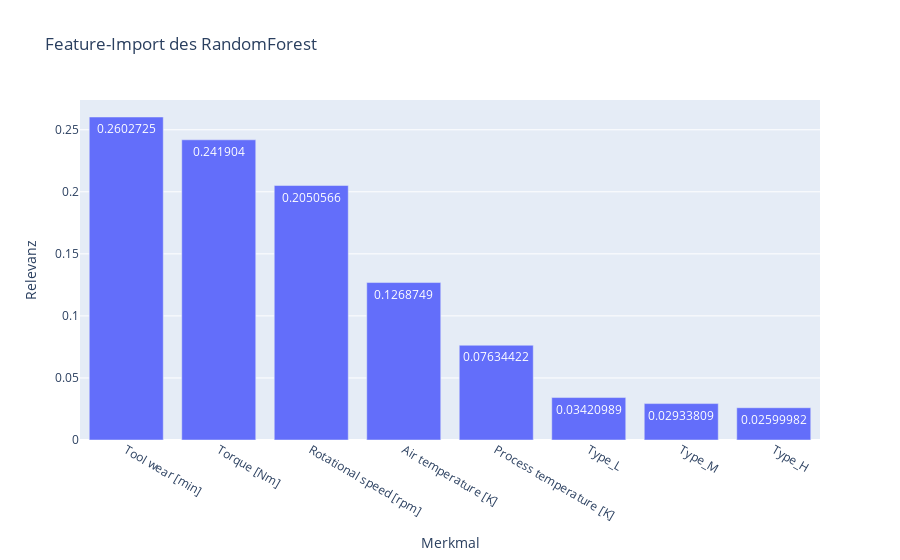

The notebook cell this image was saved under:
### Code cell
feature_importances = pd.DataFrame({
    'Feature': X_test.columns,
    'Importance': models['Random Forest'].feature_importances_
}).sort_values(by='Importance', ascending=False)

fig = px.bar(
    feature_importances, x='Feature', y='Importance',
    title='Feature-Import des RandomForest',
    labels={'Importance': 'Relevanz', 'Feature': 'Merkmal'},
    text_auto=True
)

fig.show()

### Figure 1 — Plotly figure (JSON) as saved in the notebook; plotly's stock layout.template omitted (floating-point values rounded to 4 significant figures)
{"data": [{"alignmentgroup": "True", "hovertemplate": "Merkmal=%{x}<br>Relevanz=%{y}<extra></extra>", "legendgroup": "", "marker": {"color": "#636efa", "pattern": {"shape": ""}}, "name": "", "offsetgroup": "", "orientation": "v", "showlegend": false, "textposition": "auto", "texttemplate": "%{y}", "type": "bar", "x": ["Tool wear [min]", "Torque [Nm]", "Rotational speed [rpm]", "Air temperature [K]", "Process temperature [K]", "Type_L", "Type_M", "Type_H"], "xaxis": "x", "y": [0.2603, 0.2419, 0.2051, 0.1269, 0.07634, 0.03421, 0.02934, 0.026], "yaxis": "y"}], "layout": {"barmode": "relative", "legend": {"tracegroupgap": 0}, "title": {"text": "Feature-Import des RandomForest"}, "xaxis": {"anchor": "y", "domain": [0, 1], "title": {"text": "Merkmal"}}, "yaxis": {"anchor": "x", "domain": [0, 1], "title": {"text": "Relevanz"}}}}
